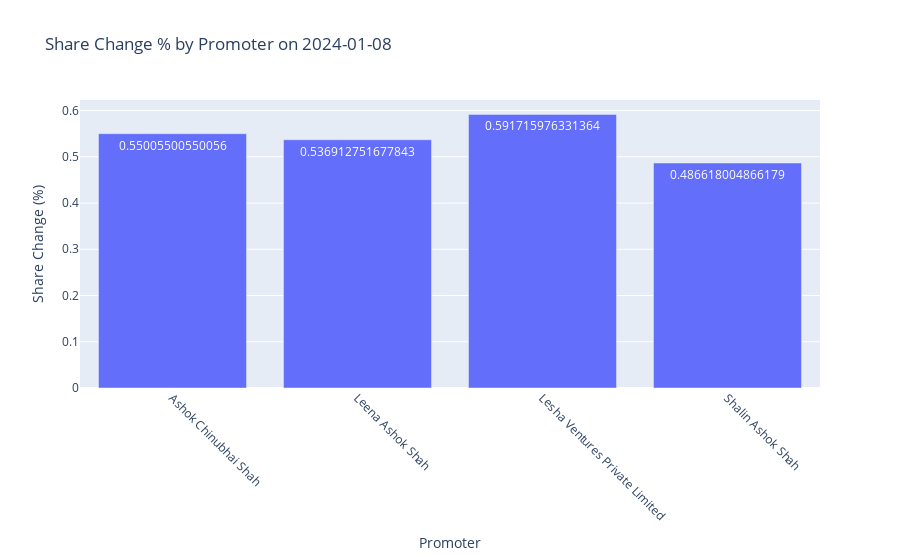

Notebook code for this chart:
### Code cell
fig = px.bar(
    df,
    x='Promoter',
    y='Share_Change%',
    title='Share Change % by Promoter on 2024-01-08',
    labels={'Share_Change%': 'Share Change (%)'},
    text='Share_Change%'
)

fig.update_xaxes(tickangle=45)
fig.show()

### Figure 1 — Plotly figure (JSON) as saved in the notebook; plotly's stock layout.template omitted (floating-point values rounded to 4 significant figures)
{"data": [{"alignmentgroup": "True", "hovertemplate": "Promoter=%{x}<br>Share Change (%)=%{text}<extra></extra>", "legendgroup": "", "marker": {"color": "#636efa", "pattern": {"shape": ""}}, "name": "", "offsetgroup": "", "orientation": "v", "showlegend": false, "text": [0.5501, 0.5369, 0.5917, 0.4866], "textposition": "auto", "type": "bar", "x": ["Ashok Chinubhai Shah", "Leena Ashok Shah", "Lesha Ventures Private Limited", "Shalin Ashok Shah"], "xaxis": "x", "y": [0.5501, 0.5369, 0.5917, 0.4866], "yaxis": "y"}], "layout": {"barmode": "relative", "legend": {"tracegroupgap": 0}, "title": {"text": "Share Change % by Promoter on 2024-01-08"}, "xaxis": {"anchor": "y", "domain": [0, 1], "tickangle": 45, "title": {"text": "Promoter"}}, "yaxis": {"anchor": "x", "domain": [0, 1], "title": {"text": "Share Change (%)"}}}}
